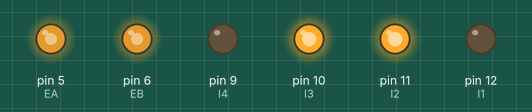
A sketch run on a simulated Arduino Uno, built with avr-gcc and run on an emulated ATmega328P. On the bench: output pins drawn as LEDs (lit = HIGH).

Above: at 0.05 s.
At 1.95 s:
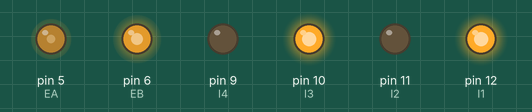
At 4.0 s:
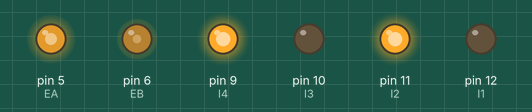
Timing chart, 0 to 5.2 s (numbered marks = the images above):
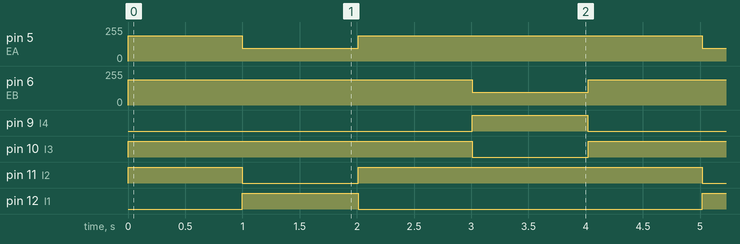

The sketch:

week1code.ino
```cpp
// (licence header left out)
 int EA = 5; // Wheel PWM pin (must be a PWM pin)
 int I1 = 12; // Wheel direction digital pin 1
 int I2 = 11; // Wheel direction digital pin 2
 int EB = 6;
 int I3 = 10;
 int I4 = 9;

 void setup()
 {
 // Configure digital pins for output
 pinMode(EA, OUTPUT);
 pinMode(I1, OUTPUT);
 pinMode(I2, OUTPUT);
 pinMode(EB, OUTPUT);
 pinMode(I3, OUTPUT);
 pinMode(I4, OUTPUT);
 }

 void loop()
 {
    int u = 191; // A variable for the motor PWM command [0-255]
    figureEight(u);
    // rotations(u);
 }


  // void Rotations(int u){
  //   turnCW(u);
  //   delay(2000);
  //   stop();
  //   delay(750);
  //   turnCCW(u);
  //   delay(200);
  //   stop();
  //   delay(3000);

  // }

//turns all motors off
void stop() {
    digitalWrite(I1, LOW);
    digitalWrite(I2, LOW);
    digitalWrite(I3, LOW);
    digitalWrite(I4, LOW);

    analogWrite(EA, 0);
    analogWrite(EB, 0);

}
void start(int speedR, int speedL) {
    digitalWrite(I1, LOW);
    digitalWrite(I2, HIGH);
    digitalWrite(I3, HIGH);
    digitalWrite(I4, LOW);

    analogWrite(EA, speedR);
    analogWrite(EB, speedL);

}

//Clockwise tank turn
 void turnCW(int speedL, int speedR) {

    digitalWrite(I1, LOW);
    digitalWrite(I2, HIGH);
    digitalWrite(I3, LOW);
    digitalWrite(I4, HIGH);

    analogWrite(EA, speedR);
    analogWrite(EB, speedL);

    delay(10);
 }

//counterclockwise tank turn
 void turnCCW(int speedL, int speedR) {

    digitalWrite(I2, LOW);
    digitalWrite(I1, HIGH);
    digitalWrite(I4, LOW);
    digitalWrite(I3, HIGH);

    analogWrite(EA, speedR);
    analogWrite(EB, speedL);

    delay(10);
 }


 void figureEight(int u){
    // goes straight
    start(u,u);
    delay(1000);
    stop();
    //turns in cricle half arc
    turnCCW(u,u/2);
    delay(1000);
    stop();
    //goes straight again
    start(u,u);
    delay(1000);
    stop();

    //turn again, Oppisite direction
    turnCW(u/2,u);
    delay(1000);
    stop();

    //repeat
    //profit


 }
```

Measured:
- by itself, pin 5 (EA): repeats every 4.0 s: 95/255 1.0 s, 191/255 3.0 s
- by itself, pin 6 (EB): alternates 191/255 for 3.0 s and 95/255 for 1.0 s
- by itself, pin 9 (I4), pin 12 (I1): alternates HIGH for 1.0 s and LOW for 3.0 s
- by itself, pin 10 (I3): alternates HIGH for 3.0 s and LOW for 1.0 s
- by itself, pin 11 (I2): repeats every 4.0 s: LOW 1.0 s, HIGH 3.0 s
